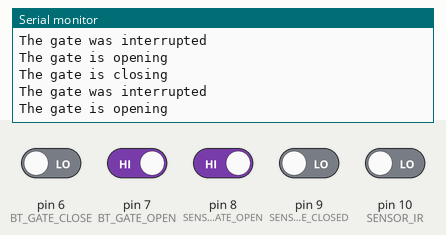
Recording of a sketch running on a simulated Arduino Uno, built with avr-gcc and run on an emulated ATmega328P. On the bench: the last lines printed to the serial monitor. The inputs (shaded band) are chosen by the test bench; at power-on: pin 7 (BT_GATE_OPEN), pin 8 (SENSOR_GATE_OPEN) HIGH, pin 6 (BT_GATE_CLOSE), pin 9 (SENSOR_GATE_CLOSED), pin 10 (SENSOR_IR) LOW.

Above: at 1.2 s.
1.3 s: pin 6 (BT_GATE_CLOSE) driven HIGH
4.3 s: pin 8 (SENSOR_GATE_OPEN) driven LOW
At 5.4 s:
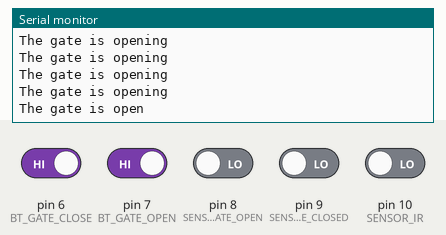
5.8 s: pin 6 (BT_GATE_CLOSE) driven LOW and pin 8 (SENSOR_GATE_OPEN) driven HIGH
At 6.8 s:
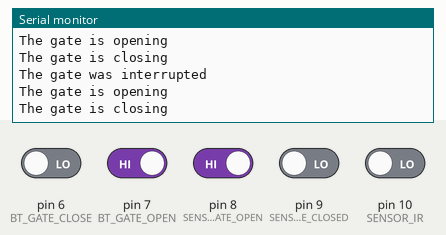
8.8 s: pin 7 (BT_GATE_OPEN) driven LOW
11.8 s: pin 7 (BT_GATE_OPEN) driven HIGH
At 12.7 s:
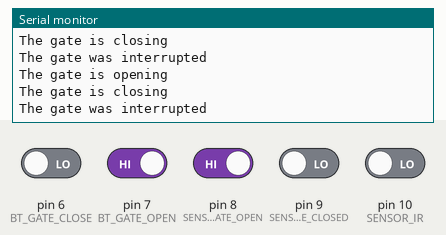

The sketch:

automacao-residencial-portao-eletronico.ino
```cpp
#define BT_GATE_OPEN 7
#define BT_GATE_CLOSE 6
#define SENSOR_GATE_OPEN 8
#define SENSOR_GATE_CLOSED 9
#define SENSOR_IR 10

typedef enum
{
  IDLE_STATE,
  GATE_OPENING,
  GATE_CLOSING
}MachineStates;

int stateMachine = IDLE_STATE;

void openGate()
{
  if (digitalRead(SENSOR_GATE_OPEN) == 0) //Limit switch sensor activated
    {
        Serial.println("The gate is open");
        stateMachine = IDLE_STATE;
    }
    else if (digitalRead(BT_GATE_CLOSE) == 0) //Button close pressed
        stateMachine = IDLE_STATE;
}

void closeGate()
{
    if (digitalRead(SENSOR_IR) == 0) //Infrared sensor activated
    {
        Serial.println("The gate was interrupted");
        stateMachine = GATE_OPENING;
    }
    else if (digitalRead(SENSOR_GATE_CLOSED) == 0) //Limit switch sensor activated
    {
        Serial.println("The gate is closed");
      stateMachine = IDLE_STATE;
    }
    else if (digitalRead(BT_GATE_OPEN) == 0) //Button open pressed
        stateMachine = GATE_OPENING;
}

//Idle state
void state0()
{
  if (digitalRead(BT_GATE_OPEN) == 0) //Button open pressed
      stateMachine = GATE_OPENING;
    else if (digitalRead(BT_GATE_CLOSE) == 0) //Button close pressed
      stateMachine = GATE_CLOSING;
}

//Opening state
void state1()
{
  Serial.println("The gate is opening");
    openGate();
}

//Closing state
void state2()
{
    Serial.println("The gate is closing");
    closeGate();
}

void setup()
{
  Serial.begin(9600);

    //Configure inputs/outputs
    pinMode(BT_GATE_OPEN, INPUT);
    pinMode(BT_GATE_CLOSE, INPUT);
    pinMode(SENSOR_GATE_OPEN, INPUT);
    pinMode(SENSOR_GATE_CLOSED, INPUT);
    pinMode(SENSOR_IR, INPUT);
}

void loop()
{
    switch (stateMachine)
    {
        case IDLE_STATE:
            state0();
            break;
        case GATE_OPENING:
            state1();
            break;
        case GATE_CLOSING:
            state2();
            break;
    }
}
```

Measured:
- after the input at 4.3 s, the serial monitor: prints a new line after 0.08 s (image 1)
- after the input at 5.8 s, the serial monitor: prints a new line at once (image 2)
